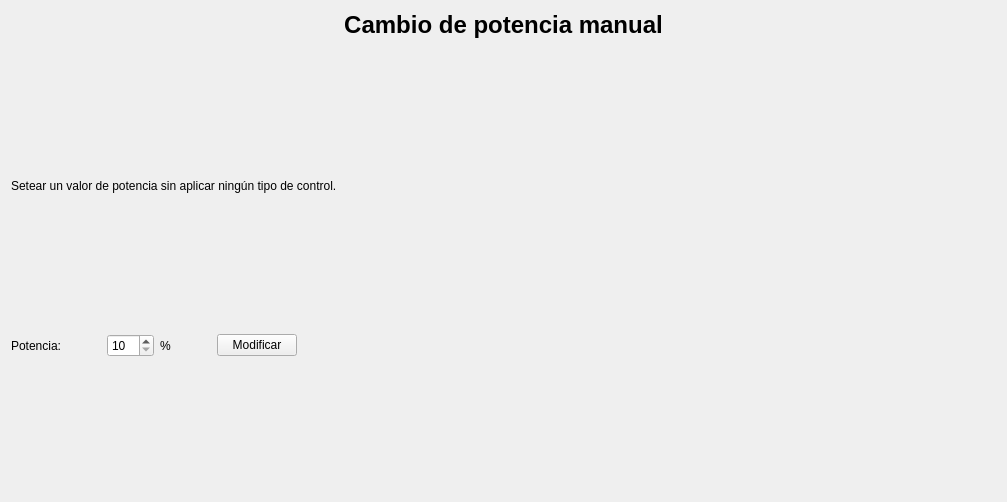
<?xml version="1.0" encoding="UTF-8"?>
<ui version="4.0">
 <class>ManualPowerControlView</class>
 <widget class="QWidget" name="ManualPowerControlView">
  <property name="geometry">
   <rect>
    <x>0</x>
    <y>0</y>
    <width>1007</width>
    <height>502</height>
   </rect>
  </property>
  <property name="windowTitle">
   <string>Form</string>
  </property>
  <layout class="QVBoxLayout" name="verticalLayout">
   <item>
    <widget class="QLabel" name="manualPowerTitleLabel">
     <property name="text">
      <string>&lt;html&gt;&lt;head/&gt;&lt;body&gt;&lt;p align=&quot;center&quot;&gt;&lt;span style=&quot; font-size:18pt; font-weight:600;&quot;&gt;Cambio de potencia manual&lt;/span&gt;&lt;/p&gt;&lt;/body&gt;&lt;/html&gt;</string>
     </property>
     <property name="alignment">
      <set>Qt::AlignCenter</set>
     </property>
    </widget>
   </item>
   <item>
    <spacer name="verticalSpacer_24">
     <property name="orientation">
      <enum>Qt::Vertical</enum>
     </property>
     <property name="sizeHint" stdset="0">
      <size>
       <width>20</width>
       <height>124</height>
      </size>
     </property>
    </spacer>
   </item>
   <item>
    <widget class="QLabel" name="manualPowerDescriptionLabel">
     <property name="text">
      <string>Setear un valor de potencia sin aplicar ningún tipo de control.</string>
     </property>
    </widget>
   </item>
   <item>
    <spacer name="verticalSpacer_25">
     <property name="orientation">
      <enum>Qt::Vertical</enum>
     </property>
     <property name="sizeHint" stdset="0">
      <size>
       <width>20</width>
       <height>124</height>
      </size>
     </property>
    </spacer>
   </item>
   <item>
    <layout class="QHBoxLayout" name="horizontalLayout_20">
     <item>
      <widget class="QLabel" name="powerLabel">
       <property name="text">
        <string>Potencia:</string>
       </property>
      </widget>
     </item>
     <item>
      <spacer name="horizontalSpacer_3">
       <property name="orientation">
        <enum>Qt::Horizontal</enum>
       </property>
       <property name="sizeType">
        <enum>QSizePolicy::Fixed</enum>
       </property>
       <property name="sizeHint" stdset="0">
        <size>
         <width>40</width>
         <height>20</height>
        </size>
       </property>
      </spacer>
     </item>
     <item>
      <widget class="QSpinBox" name="powerValue">
       <property name="minimum">
        <number>10</number>
       </property>
       <property name="maximum">
        <number>100</number>
       </property>
      </widget>
     </item>
     <item>
      <widget class="QLabel" name="powerUnitLabel">
       <property name="text">
        <string>%</string>
       </property>
      </widget>
     </item>
     <item>
      <spacer name="horizontalSpacer_4">
       <property name="orientation">
        <enum>Qt::Horizontal</enum>
       </property>
       <property name="sizeType">
        <enum>QSizePolicy::Fixed</enum>
       </property>
       <property name="sizeHint" stdset="0">
        <size>
         <width>40</width>
         <height>20</height>
        </size>
       </property>
      </spacer>
     </item>
     <item>
      <widget class="QPushButton" name="setPowerButton">
       <property name="text">
        <string>Modificar</string>
       </property>
      </widget>
     </item>
     <item>
      <spacer name="horizontalSpacer_5">
       <property name="orientation">
        <enum>Qt::Horizontal</enum>
       </property>
       <property name="sizeHint" stdset="0">
        <size>
         <width>40</width>
         <height>20</height>
        </size>
       </property>
      </spacer>
     </item>
    </layout>
   </item>
   <item>
    <spacer name="verticalSpacer_26">
     <property name="orientation">
      <enum>Qt::Vertical</enum>
     </property>
     <property name="sizeHint" stdset="0">
      <size>
       <width>20</width>
       <height>124</height>
      </size>
     </property>
    </spacer>
   </item>
  </layout>
 </widget>
 <resources/>
 <connections/>
</ui>
